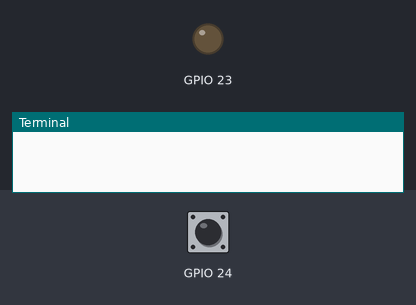
The program below on a simulated Raspberry Pi (BCM pin numbers). Parts: output pins drawn as LEDs (lit = HIGH), the last lines printed to the terminal. The inputs (shaded band) are chosen by the test bench; at power-on: GPIO 24 HIGH.

Above: at 0.6 s.
At 5.1 s:
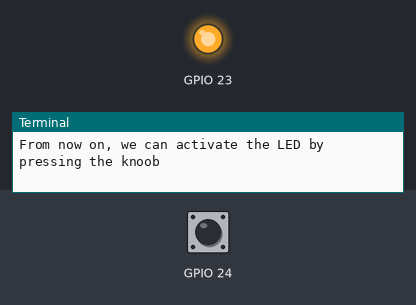
Timing chart, 0 to 6.6 s (numbered marks = the images above):
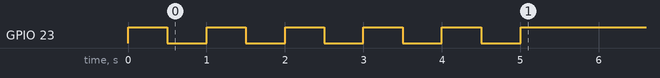

Measured:
- by itself, GPIO 23: alternates HIGH for 0.50 s and LOW for 0.50 s, 10 changes in all, then stays HIGH

The program:

blinking_led.py
```python
#!/usr/bin/python3

import RPi.GPIO as GPIO
import time

def main():
    # Setup how to access the GPIO pins
    GPIO.setmode(GPIO.BCM) # use the pin names

    # Define the behaviour of the GPIO 23 (what should it do)
    GPIO.setup(23, GPIO.OUT)
    GPIO.setup(24, GPIO.IN)

    for i in range(0, 5):
        GPIO.output(23, GPIO.HIGH)
        time.sleep(0.5)
        GPIO.output(23, GPIO.LOW)
        time.sleep(0.5)

    print("From now on, we can activate the LED by pressing the knoob")
    while True:
        if GPIO.input(24) == 0:
            GPIO.output(23, GPIO.LOW)
        else:
            GPIO.output(23,GPIO.HIGH)

if __name__ == "__main__":
    main()
```
